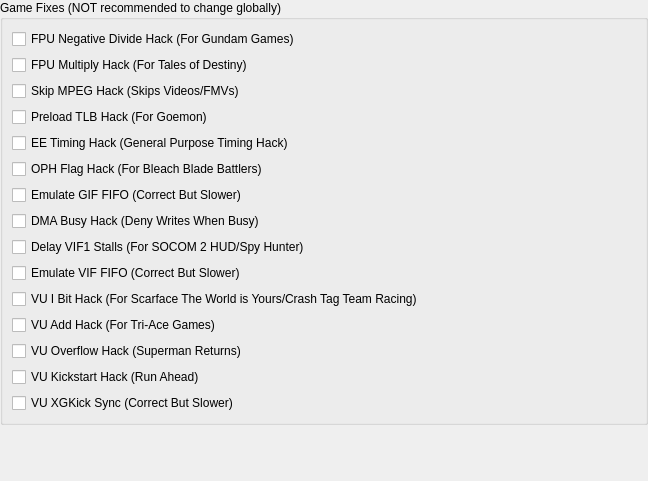
<?xml version="1.0" encoding="UTF-8"?>
<ui version="4.0">
 <class>GameFixSettingsWidget</class>
 <widget class="QWidget" name="GameFixSettingsWidget">
  <property name="geometry">
   <rect>
    <x>0</x>
    <y>0</y>
    <width>648</width>
    <height>481</height>
   </rect>
  </property>
  <property name="windowTitle">
   <string>Form</string>
  </property>
  <layout class="QVBoxLayout" name="verticalLayout">
   <property name="leftMargin">
    <number>0</number>
   </property>
   <property name="topMargin">
    <number>0</number>
   </property>
   <property name="rightMargin">
    <number>0</number>
   </property>
   <item>
    <widget class="QGroupBox" name="groupBox">
     <property name="title">
      <string>Game Fixes (NOT recommended to change globally)</string>
     </property>
     <layout class="QVBoxLayout" name="verticalLayout_2">
      <item>
       <widget class="QCheckBox" name="FpuNegDivHack">
        <property name="text">
         <string>FPU Negative Divide Hack (For Gundam Games)</string>
        </property>
       </widget>
      </item>
      <item>
       <widget class="QCheckBox" name="FpuMulHack">
        <property name="text">
         <string>FPU Multiply Hack (For Tales of Destiny)</string>
        </property>
       </widget>
      </item>
      <item>
       <widget class="QCheckBox" name="SkipMPEGHack">
        <property name="text">
         <string>Skip MPEG Hack (Skips Videos/FMVs)</string>
        </property>
       </widget>
      </item>
      <item>
       <widget class="QCheckBox" name="GoemonTlbHack">
        <property name="text">
         <string>Preload TLB Hack (For Goemon)</string>
        </property>
       </widget>
      </item>
      <item>
       <widget class="QCheckBox" name="EETimingHack">
        <property name="text">
         <string>EE Timing Hack (General Purpose Timing Hack)</string>
        </property>
       </widget>
      </item>
      <item>
       <widget class="QCheckBox" name="OPHFlagHack">
        <property name="text">
         <string>OPH Flag Hack (For Bleach Blade Battlers)</string>
        </property>
       </widget>
      </item>
      <item>
       <widget class="QCheckBox" name="GIFFIFOHack">
        <property name="text">
         <string>Emulate GIF FIFO (Correct But Slower)</string>
        </property>
       </widget>
      </item>
      <item>
       <widget class="QCheckBox" name="DMABusyHack">
        <property name="text">
         <string>DMA Busy Hack (Deny Writes When Busy)</string>
        </property>
       </widget>
      </item>
      <item>
       <widget class="QCheckBox" name="VIF1StallHack">
        <property name="text">
         <string>Delay VIF1 Stalls (For SOCOM 2 HUD/Spy Hunter)</string>
        </property>
       </widget>
      </item>
      <item>
       <widget class="QCheckBox" name="VIFFIFOHack">
        <property name="text">
         <string>Emulate VIF FIFO (Correct But Slower)</string>
        </property>
       </widget>
      </item>
      <item>
       <widget class="QCheckBox" name="IbitHack">
        <property name="text">
         <string>VU I Bit Hack (For Scarface The World is Yours/Crash Tag Team Racing)</string>
        </property>
       </widget>
      </item>
      <item>
       <widget class="QCheckBox" name="VuAddSubHack">
        <property name="text">
         <string>VU Add Hack (For Tri-Ace Games)</string>
        </property>
       </widget>
      </item>
      <item>
       <widget class="QCheckBox" name="VUOverflowHack">
        <property name="text">
         <string>VU Overflow Hack (Superman Returns)</string>
        </property>
       </widget>
      </item>
      <item>
       <widget class="QCheckBox" name="VUKickstartHack">
        <property name="text">
         <string>VU Kickstart Hack (Run Ahead)</string>
        </property>
       </widget>
      </item>
      <item>
       <widget class="QCheckBox" name="XgKickHack">
        <property name="text">
         <string>VU XGKick Sync (Correct But Slower)</string>
        </property>
       </widget>
      </item>
     </layout>
    </widget>
   </item>
   <item>
    <spacer name="verticalSpacer">
     <property name="orientation">
      <enum>Qt::Vertical</enum>
     </property>
     <property name="sizeHint" stdset="0">
      <size>
       <width>20</width>
       <height>40</height>
      </size>
     </property>
    </spacer>
   </item>
  </layout>
 </widget>
 <resources>
  <include location="../resources/resources.qrc"/>
 </resources>
 <connections/>
</ui>
